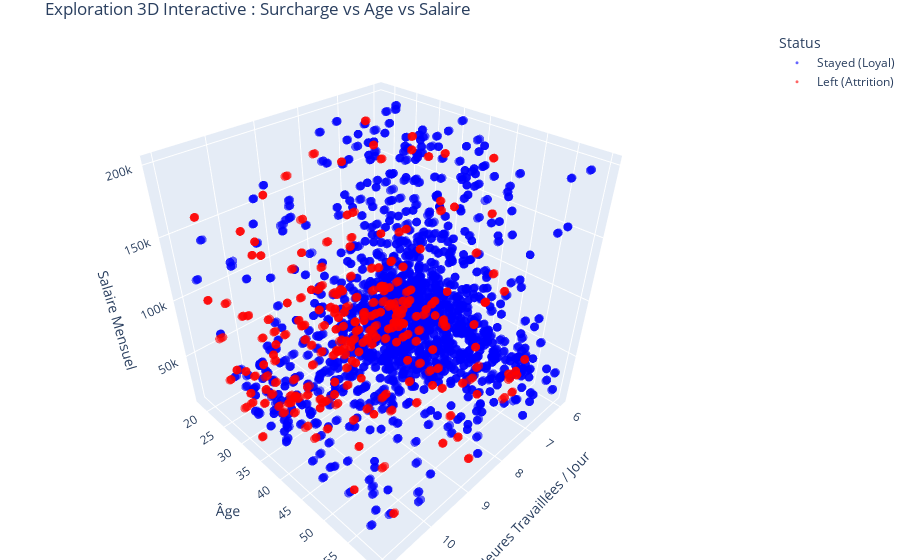

Write notebook code for a chart like this one.
### Markdown cell above
### 5.1 Possible Improvements (Pipeline, StratifiedShuffleSplit,...)

### Code cell
import pandas as pd
import matplotlib.pyplot as plt
import seaborn as sns

# Scikit-Learn : Preprocessing & Pipelines
from sklearn.model_selection import StratifiedShuffleSplit
from sklearn.pipeline import Pipeline
from sklearn.compose import ColumnTransformer
from sklearn.impute import SimpleImputer
from sklearn.preprocessing import StandardScaler, OneHotEncoder

# Scikit-Learn : Models & Metrics
from sklearn.linear_model import LogisticRegression
from sklearn.ensemble import RandomForestClassifier
from sklearn.metrics import classification_report, accuracy_score, confusion_matrix, roc_auc_score, roc_curve

# Imbalanced Data Handling
from imblearn.over_sampling import SMOTE

# --- Data Preparation & Pipeline ---

# Automatic identification of column types
numeric_features = X.select_dtypes(include=['int64', 'float64']).columns
categorical_features = X.select_dtypes(include=['object']).columns

# Creation of transformation Pipelines
numeric_transformer = Pipeline(steps=[
    ('imputer', SimpleImputer(strategy='median')),
    ('scaler', StandardScaler())
])

categorical_transformer = Pipeline(steps=[
    ('imputer', SimpleImputer(strategy='most_frequent')),
    ('encoder', OneHotEncoder(handle_unknown='ignore'))
])

preprocessor = ColumnTransformer(
    transformers=[
        ('num', numeric_transformer, numeric_features),
        ('cat', categorical_transformer, categorical_features)
    ])

# --- Stratified Split (StratifiedShuffleSplit) ---
sss = StratifiedShuffleSplit(n_splits=1, test_size=0.25, random_state=42)
for train_index, test_index in sss.split(X, y):
    X_train_raw, X_test_raw = X.iloc[train_index], X.iloc[test_index]
    y_train, y_test = y.iloc[train_index], y.iloc[test_index]

# Application of the Pipeline (Fit on Train only to avoid data leakage)
X_train = preprocessor.fit_transform(X_train_raw)
X_test = preprocessor.transform(X_test_raw)

# Retrieving feature names
new_cat_features = preprocessor.named_transformers_['cat']['encoder'].get_feature_names_out(categorical_features)
feature_names = list(numeric_features) + list(new_cat_features)

print(f"Data ready. Train shape: {X_train.shape}, Test shape: {X_test.shape}")

# ==============================================================================
# MODELING AND IMPROVEMENT
# ==============================================================================

# --- Logistic Regression (Baseline) ---
log_reg = LogisticRegression(max_iter=1000, random_state=42)
log_reg.fit(X_train, y_train)
y_pred_log = log_reg.predict(X_test)

print("\n--- 1. Logistic Regression (Baseline) ---")
print(classification_report(y_test, y_pred_log))

# --- Improvement: SMOTE (Rebalancing) ---
print("Applying SMOTE...")
smote = SMOTE(random_state=42)
X_train_smote, y_train_smote = smote.fit_resample(X_train, y_train)

log_reg_smote = LogisticRegression(max_iter=1000, random_state=42)
log_reg_smote.fit(X_train_smote, y_train_smote)
y_pred_log_smote = log_reg_smote.predict(X_test)

print("\n--- 2. Logistic Regression (After SMOTE) ---")
print(classification_report(y_test, y_pred_log_smote))

# --- Random Forest Optimized (GridSearch) ---
rf_model = RandomForestClassifier(n_estimators=100, max_depth=20, min_samples_leaf=1, random_state=42)
rf_model.fit(X_train, y_train)
y_pred_rf = rf_model.predict(X_test)

print("\n--- 3. Random Forest (Optimized) ---")
print("Accuracy:", accuracy_score(y_test, y_pred_rf))
print(classification_report(y_test, y_pred_rf))

# ==============================================================================
# ADVANCED VISUALIZATIONS
# ==============================================================================

# --- Compared Confusion Matrix ---
plt.figure(figsize=(12, 5))
plt.subplot(1, 2, 1)
sns.heatmap(confusion_matrix(y_test, y_pred_log_smote), annot=True, fmt='d', cmap='Blues')
plt.title('LogReg (SMOTE)')
plt.subplot(1, 2, 2)
sns.heatmap(confusion_matrix(y_test, y_pred_rf), annot=True, fmt='d', cmap='Greens')
plt.title('Random Forest')
plt.tight_layout()
plt.show()

# --- ROC Curve ---
y_prob_smote = log_reg_smote.predict_proba(X_test)[:, 1]
y_prob_rf = rf_model.predict_proba(X_test)[:, 1]
fpr_smote, tpr_smote, _ = roc_curve(y_test, y_prob_smote)
fpr_rf, tpr_rf, _ = roc_curve(y_test, y_prob_rf)

plt.figure(figsize=(10, 6))
plt.plot(fpr_smote, tpr_smote, label=f'LogReg SMOTE (AUC = {roc_auc_score(y_test, y_prob_smote):.2f})')
plt.plot(fpr_rf, tpr_rf, label=f'Random Forest (AUC = {roc_auc_score(y_test, y_prob_rf):.2f})')
plt.plot([0, 1], [0, 1], 'k--')
plt.title('ROC Curve Comparison')
plt.xlabel('False Positive Rate')
plt.ylabel('Recall (True Positive Rate)')
plt.legend()
plt.show()

# --- Feature Importance (Random Forest) ---
importances = pd.Series(rf_model.feature_importances_, index=feature_names)
plt.figure(figsize=(10, 6))
importances.nlargest(10).sort_values().plot(kind='barh', color='green')
plt.title('Top 10 Drivers of Attrition')
plt.show()

# --- Interactive 3D Scatter Plot ---
import plotly.express as px

# Creating a copy for display
plot_df = df.copy()
plot_df['Status'] = plot_df['Attrition_Numeric'].apply(lambda x: 'Left (Attrition)' if x == 1 else 'Stayed (Loyal)')

fig = px.scatter_3d(plot_df, 
                    x='AverageWorkingHours', 
                    y='Age', 
                    z='MonthlyIncome',
                    color='Status',
                    color_discrete_map={'Left (Attrition)': 'red', 'Stayed (Loyal)': 'blue'},
                    opacity=0.6,
                    size_max=5,
                    title="Exploration 3D Interactive : Surcharge vs Age vs Salaire",
                    labels={
                        'AverageWorkingHours': 'Heures Travaillées / Jour',
                        'MonthlyIncome': 'Salaire Mensuel',
                        'Age': 'Âge'
                    }
                   )

fig.update_traces(marker=dict(size=3))
fig.update_layout(margin=dict(l=0, r=0, b=0, t=30))
fig.show()

### Figure 1 — Plotly figure (JSON) as saved in the notebook; plotly's stock layout.template omitted (floating-point values rounded to 4 significant figures; data arrays with more than 128 entries replaced by an {"elided": "..."} marker saying what was removed)
{"data": [{"hovertemplate": "Status=Stayed (Loyal)<br>Heures Travaillées / Jour=%{x}<br>Âge=%{y}<br>Salaire Mensuel=%{z}<extra></extra>", "legendgroup": "Stayed (Loyal)", "marker": {"color": "blue", "opacity": 0.6, "size": 3, "symbol": "circle"}, "mode": "markers", "name": "Stayed (Loyal)", "scene": "scene", "showlegend": true, "type": "scatter3d", "x": {"elided": "3699 float values"}, "y": {"elided": "3699 int values"}, "z": {"elided": "3699 int values"}}, {"hovertemplate": "Status=Left (Attrition)<br>Heures Travaillées / Jour=%{x}<br>Âge=%{y}<br>Salaire Mensuel=%{z}<extra></extra>", "legendgroup": "Left (Attrition)", "marker": {"color": "red", "opacity": 0.6, "size": 3, "symbol": "circle"}, "mode": "markers", "name": "Left (Attrition)", "scene": "scene", "showlegend": true, "type": "scatter3d", "x": {"elided": "711 float values"}, "y": {"elided": "711 int values"}, "z": {"elided": "711 int values"}}], "layout": {"legend": {"title": {"text": "Status"}, "tracegroupgap": 0}, "margin": {"b": 0, "l": 0, "r": 0, "t": 30}, "scene": {"domain": {"x": [0, 1], "y": [0, 1]}, "xaxis": {"title": {"text": "Heures Travaillées / Jour"}}, "yaxis": {"title": {"text": "Âge"}}, "zaxis": {"title": {"text": "Salaire Mensuel"}}}, "title": {"text": "Exploration 3D Interactive : Surcharge vs Age vs Salaire"}}}
